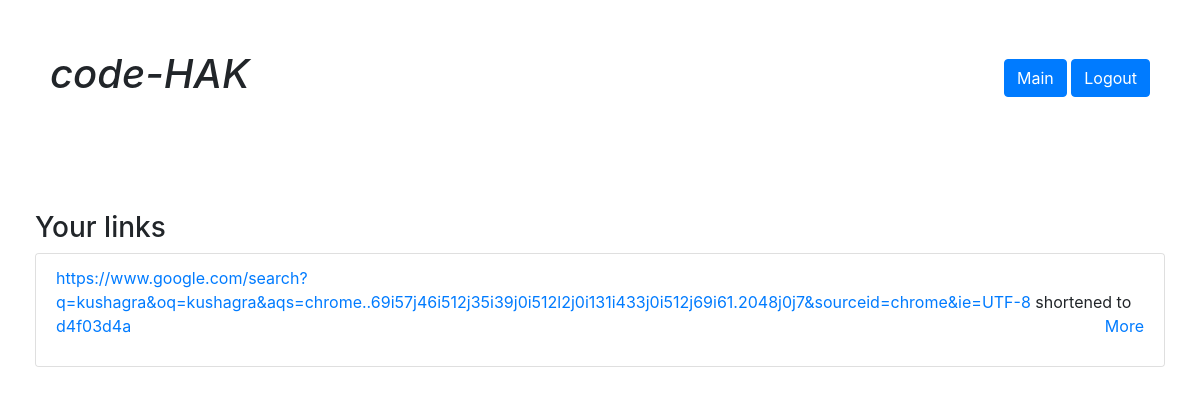
/links/ (signed in), run on an earlier commit of the app's database.
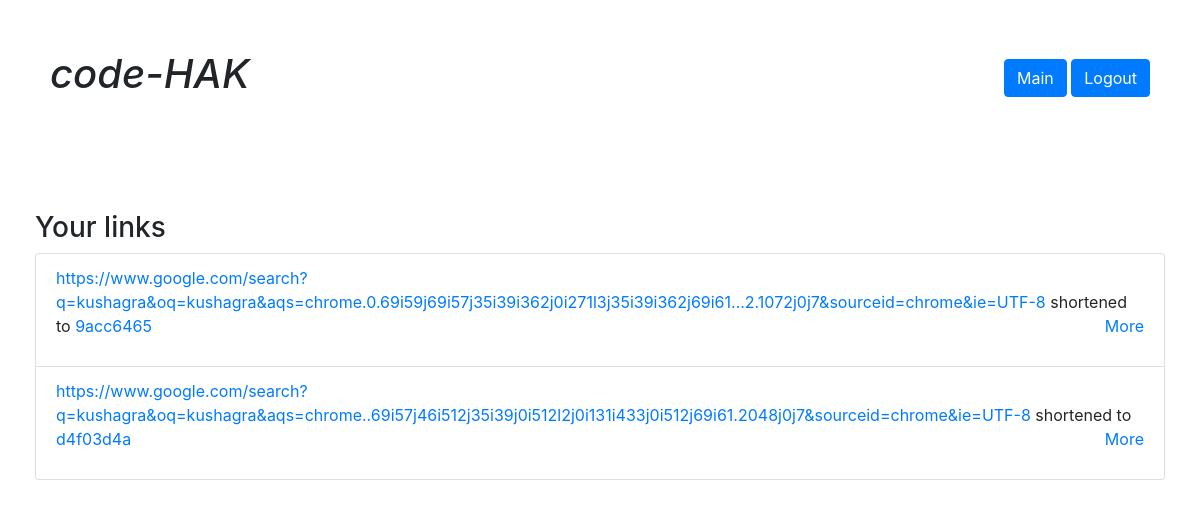
And on a later commit of the database.
### engine/models.py (models this page shows, shortened)
class Url(models.Model):
    user = models.ForeignKey('auth.User', on_delete=models.CASCADE, null=True)
    original_url = models.CharField(max_length=1024)
    short_url = models.CharField(max_length=12)

### engine/views.py (the view)
# urls.py: path('links/', UserLinksView.as_view(), name='user_links_list'),
class UserLinksView(LoginRequiredMixin, ListView):
    model = Url
    context_object_name = 'urls'
    template_name = 'user_links_list.html'
    def get_queryset(self):
        return self.model.objects.filter(user=self.request.user).order_by('-pk')  #fetching the objects of class url where user is user

### templates/user_links_list.html
{% extends 'base.html' %}
{% block content %}
    <div id="wrapper">
        <div class="menu">
            <div class=logo><h1>code-HAK</h1></div>
        <div class=pages>
            <a class="btn btn-primary" href="{% url 'main' %}">Main</a>
            <a class="btn btn-primary" href="{% url 'logout' %}">Logout</a>
        </div>
    </div>
        <div class="container-fluid" style="padding: 35px;">
            <h3>Your links</h3>
            <div class="card" style="width: 100%">
                <ul class="list-group list-group-flush">
                    {% for url in urls %}
                        <li class="list-group-item">
                            <a href="{{ url.original_url }}">{{ url.original_url }}</a> shortened to <a
                                href="/{{ url.short_url }}">{{ url.short_url }}</a>
                            <p style="float: right"><a href="{% url 'user_link_detail' url=url.short_url %}">More</a>
                            </p>
                        </li>
                    {% endfor %}
                </ul>
            </div>
        </div>
    </div>
{% endblock %}

### templates/base.html (shortened to what this page needs)
{% load staticfiles %}
<html lang="en">
<head>
    <link href="//maxcdn.bootstrapcdn.com/bootstrap/4.1.1/css/bootstrap.min.css" rel="stylesheet" id="bootstrap-css">
    <link rel="stylesheet" href="{% static 'css/style.css' %}">
</head>
<body>
{% block content %}
{% endblock %}
</body>
</html>

### engine/static/css/style.css (style rules this page uses)
.menu { padding: 50px; display: flex; justify-content: space-between; align-items: center; width: 100%; }
.logo { float: left; font-style: oblique; }
.pages { float: right; }
.container-fluid { margin-top: 20px; }

What changed in the data, as far as the page shows it:
added Url: original_url "https://www.google.com/search?q=kushagra&oq=kushagra&aqs=chrome.0.69i59j69i57j35i39i362j0i271l3j35i39i362j69i61...2.1072j0j7&sourceid=chrome&ie=UTF-8", short_url "9acc6465"
